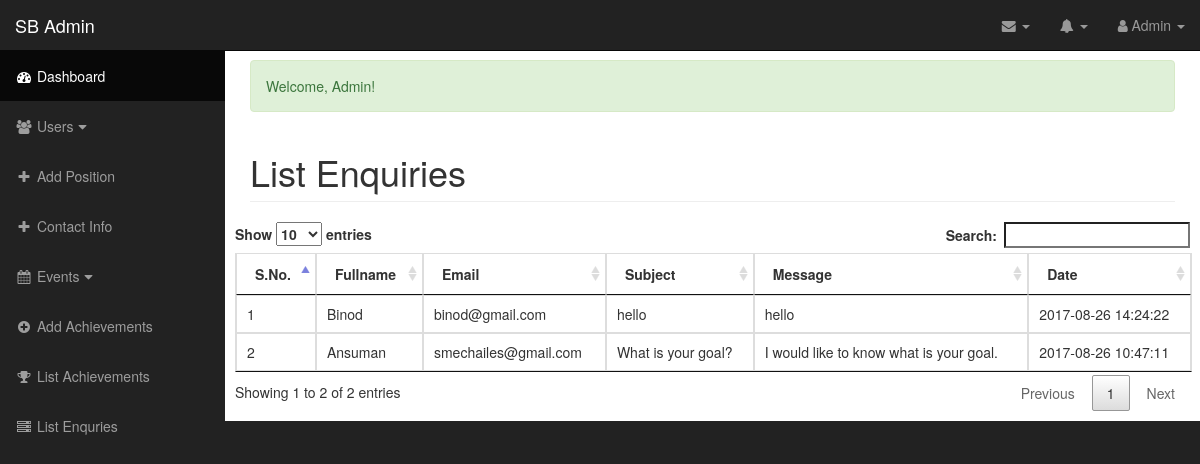
Page /backend/enquiry.php (signed in) on the committed database.
### tables this page shows
CREATE TABLE `enquiry` (
  `id` int(11) NOT NULL,
  `fullname` varchar(50) DEFAULT NULL,
  `email` varchar(150) DEFAULT NULL,
  `subject` text,
  `message` text,
  `added_date` datetime DEFAULT CURRENT_TIMESTAMP
);

### backend/inc/function.php (called while the page is built, shortened)
<?php
	function getAllEnquiry(){
		global $conn;
		$sql = "SELECT * from enquiry order by id desc";
		$query = mysqli_query($conn, $sql);
		if(mysqli_num_rows($query) <= 0){
			return 0;
		}else{
			$data= array();
			while($rows = mysqli_fetch_assoc($query)){
				$data[]=$rows;
			}return $data;
		}
	}
?>

### backend/enquiry.php (the view, shortened to what this page needs)
<?php
      include 'inc/header.php';
      include 'datatable_css.php';
?>
<?php
         include 'inc/function.php'; include 'inc/dbconnect.php';
    ?>
    <div id="wrapper">
       <?php include 'inc/navigation.php';?>
        <div id="page-wrapper">
            <div class="container-fluid">
                <div class="row">
                    <div class="col-lg-12">
                      <?php include 'inc/notification.php'; ?>
                        <h1 class="page-header">
                          List Enquiries
                        </h1>
                    </div>
                </div>
                <div class="row">
                 <?php $listEnquiries = getAllEnquiry();
                 ?>
                      <table id="listEnquiry" class="table table-bordered">
                        <thead>
                          <th>S.No.</th>
                          <th>Fullname</th>
                          <th>Email</th>
                          <th>Subject</th>
                          <th>Message</th>
                          <th>Date</th>
                        </thead>
                         <tbody>
                          <?php $i=1;
                            foreach ($listEnquiries as $listEnquiry) { ?>
                              <tr>
                                <td><?php echo $i; $i++;?></td>
                                <td><?php echo $listEnquiry['fullname'];?></td>
                                <td><?php echo $listEnquiry['email'];?></td>
                                <td><?php echo $listEnquiry['subject'];?></td>
                                <td><?php echo $listEnquiry['message'];?></td>
                                <td><?php echo $listEnquiry['added_date']; ?></td>
                              </tr>
                              <?php
                              }
                          ?>
                         </tbody>
                      </table>
                  </div>
            </div>
        </div>
    </div>
<?php include 'inc/footer.php';?>

### backend/inc/header.php (shortened to what this page needs)
<!DOCTYPE html>
<html lang="en">
<head>
    <link href="<?php echo CSS_URL; ?>bootstrap.min.css" rel="stylesheet">
    <link href="<?php echo CSS_URL; ?>sb-admin.css" rel="stylesheet">
    <link href="<?php echo CSS_URL; ?>plugins/morris.css" rel="stylesheet">
    <link href="<?php echo FONTAWE_URL; ?>css/font-awesome.min.css" rel="stylesheet" type="text/css">
</head>
<body>

### backend/datatable_css.php
<link rel="stylesheet" type="text/css" href="<?php echo DTABLE_CSS_URL; ?>jquery.dataTables.min.css" />

### backend/inc/navigation.php (shortened to what this page needs)
<nav class="navbar navbar-inverse navbar-fixed-top" role="navigation">
    <div class="navbar-header">
        <a class="navbar-brand" href="index">SB Admin</a>
    </div>
    <ul class="nav navbar-right top-nav">
        <li class="dropdown">
            <a href="#" class="dropdown-toggle" data-toggle="dropdown"><i class="fa fa-envelope"></i> <b class="caret"></b></a>
        </li>
        <li class="dropdown">
            <a href="#" class="dropdown-toggle" data-toggle="dropdown"><i class="fa fa-bell"></i> <b class="caret"></b></a>
        </li>
        <li class="dropdown">
            <a href="#" class="dropdown-toggle" data-toggle="dropdown"><i class="fa fa-user"></i> <?php echo $_SESSION['fullname'];?> <b class="caret"></b></a>
        </li>
    </ul>
    <div class="collapse navbar-collapse navbar-ex1-collapse">
        <ul class="nav navbar-nav side-nav">
            <li class="active">
                <a href="index" title="Dashboard"><i class="fa fa-fw fa-dashboard"></i> Dashboard</a>
            </li>
            <?php if($_SESSION['role'] != 2){ ?>
               <li>
                <a href="javascript:;" data-toggle="collapse" data-target="#users"><i class="fa fa-fw fa-users"></i> Users<i class="fa fa-fw fa-caret-down"></i></a>
            </li>
                <li>
                        <a href="position" title="position"><i class="fa fa-fw fa-plus"></i> Add Position</a>
                </li>
            <?php } ?>
            <li>
                        <a href="contact" title="Contact Info"><i class="fa fa-fw fa-plus"></i> Contact Info</a>
                </li>
            <li>
                <a href="javascript:;" data-toggle="collapse" data-target="#events"><i class="fa fa-fw fa-calendar"></i> Events<i class="fa fa-fw fa-caret-down"></i></a>
            </li>
             <li>
                        <a href="achievements"><i class="fa fa-fw fa-plus-circle"></i> Add Achievements</a>
            </li>
            <li>
                        <a href="#"><i class="fa fa-fw fa-trophy"></i> List Achievements</a>
            </li>
            <li>
                        <a href="enquiry"><i class="fa fa-fw fa-server"></i> List Enquries</a>
            </li>
        </ul>
    </div>
</nav>

### backend/inc/notification.php (shortened to what this page needs)
<?php
if(isset($_SESSION['success']) && $_SESSION['success'] != ""){
	?>
		<div class="alert alert-success" role="alert">
			<?php
				echo $_SESSION['success'];
			?>
		</div>
	<?php
	} unset($_SESSION['success']);
	?>

### backend/inc/footer.php (shortened to what this page needs)
</body>
</html>

### backend/assets/css/sb-admin.css (style rules this page uses)
body { margin-top: 100px; background-color: #222; }
@media (min-width:768px) { body { margin-top: 50px; } }
#wrapper { padding-left: 0; }
#page-wrapper { width: 100%; padding: 0; background-color: #fff; }
@media (min-width:768px) { #wrapper { padding-left: 225px; } }
@media (min-width:768px) { #page-wrapper { padding: 10px; } }
.top-nav { padding: 0 15px; }
.top-nav>li { display: inline-block; float: left; }
.top-nav>li>a { padding-top: 15px; padding-bottom: 15px; line-height: 20px; color: #999; }
@media (min-width:768px) { .side-nav { position: fixed; top: 51px; left: 225px; width: 225px; margin-left: -225px; border: none; border-radius: 0; overflow-y: auto; background-color: #222; bottom: 0; overflow-x: hidden; padding-bottom: 40px; } }
@media (min-width:768px) { .side-nav>li>a { width: 225px; } }

### rows in the picture
enquiry: fullname "Binod", email "binod@gmail.com", subject "hello", message "hello", added_date "2017-08-26 14:24:22"
enquiry: fullname "Ansuman", email "smechailes@gmail.com", subject "What is your goal?", message "I would like to know what is your goal.", added_date "2017-08-26 10:47:11"

### other values in the picture
$_SESSION['fullname'] "Admin"
$_SESSION['success'] "Welcome, Admin!"
